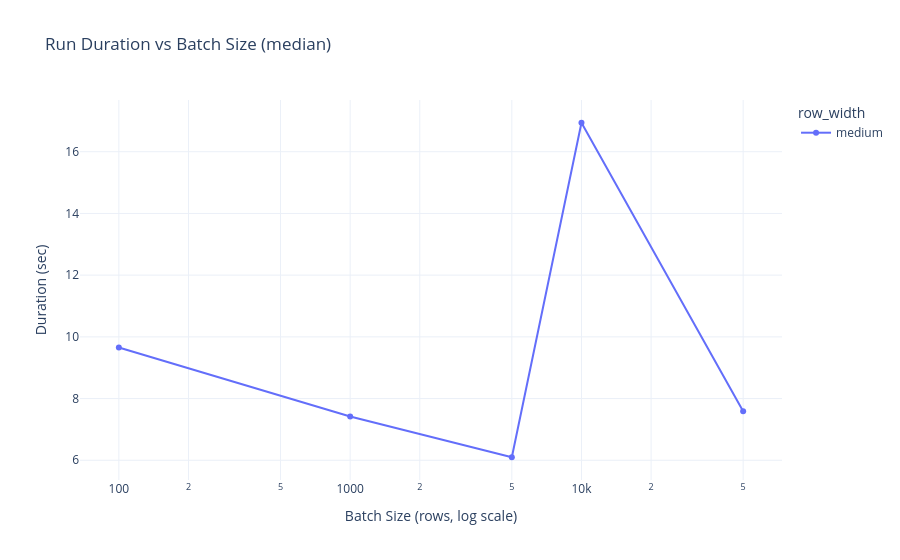

Notebook cell for this chart:
### Markdown cell above
## 4. กราฟที่ 2 — Duration vs Batch Size

ดูเวลาที่ใช้ทั้ง run ถ้า batch เล็กมาก (เช่น 100) จะเสีย overhead ต่อ batch เยอะ → ช้า;
ถ้า batch ใหญ่เกินไปก็อาจช้าเพราะ memory pressure → ควรเห็นเป็นรูป **U**

### Code cell
fig = px.line(
    curve, x="batch_size", y="duration", color="row_width", markers=True,
    log_x=True, title="Run Duration vs Batch Size (median)",
    labels={"batch_size": "Batch Size (rows, log scale)", "duration": "Duration (sec)"},
)
fig.update_layout(template="plotly_white")
fig

### Figure 1 — Plotly figure (JSON) as saved in the notebook; plotly's stock layout.template omitted (floating-point values rounded to 4 significant figures)
{"data": [{"hovertemplate": "row_width=medium<br>Batch Size (rows, log scale)=%{x}<br>Duration (sec)=%{y}<extra></extra>", "legendgroup": "medium", "line": {"color": "#636efa", "dash": "solid"}, "marker": {"symbol": "circle"}, "mode": "lines+markers", "name": "medium", "orientation": "v", "showlegend": true, "type": "scatter", "x": [100, 1000, 5000, 10000, 50000], "xaxis": "x", "y": [9.656, 7.419, 6.098, 16.94, 7.592], "yaxis": "y"}], "layout": {"legend": {"title": {"text": "row_width"}, "tracegroupgap": 0}, "title": {"text": "Run Duration vs Batch Size (median)"}, "xaxis": {"anchor": "y", "domain": [0.0, 1.0], "title": {"text": "Batch Size (rows, log scale)"}, "type": "log"}, "yaxis": {"anchor": "x", "domain": [0.0, 1.0], "title": {"text": "Duration (sec)"}}}}
